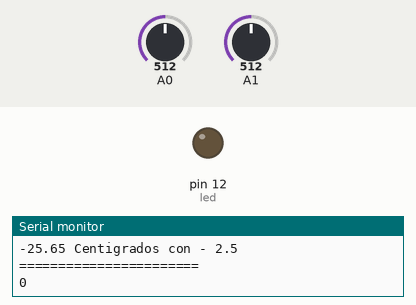
A sketch run on a simulated Arduino Uno, built with avr-gcc and run on an emulated ATmega328P. On the bench: output pins drawn as LEDs (lit = HIGH), the last lines printed to the serial monitor. The inputs (shaded band) are chosen by the test bench; at power-on: A1 = 512, A0 = 512.

Above: at 5.8 s.
5.9 s: A1 set to 212
11.9 s: A1 set to 190
At 15.4 s:
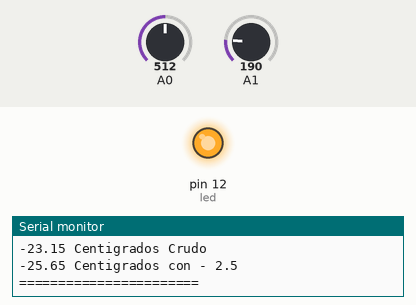
17.9 s: A1 set to 210
At 21.1 s:
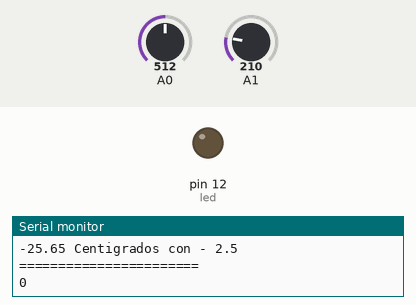
23.9 s: A1 set to 122
At 25.6 s:
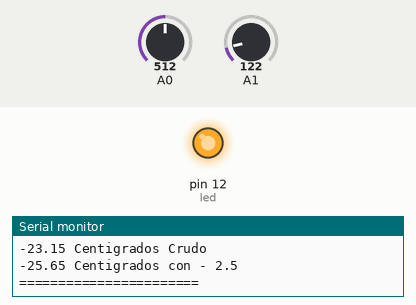
Timing chart, 0 to 27.1 s (numbered marks = the images above; inputs shaded):
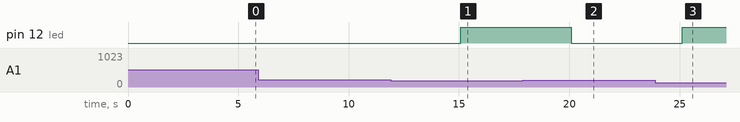

Measured:
- the behaviour switches between 201 and 200 on A1 (found by bisection; images 0 and 1)
- after the input at 11.9 s, pin 12 (led): LOW → HIGH after 3.2 s
- after the input at 17.9 s, pin 12 (led): HIGH → LOW after 2.2 s
- after the input at 23.9 s, pin 12 (led): LOW → HIGH after 1.2 s

The sketch:

Temperatura_FotoCelda.ino
```cpp
int led = 12;

void setup() {
  Serial.begin(9600);
  pinMode(led, OUTPUT);
}

int temperatura( int valorTemp){
  float kelvin = 0;
  float celcius = 0;
  float celcius2 = 0;

  kelvin = valorTemp * (5/1024.0*1000/10);
  celcius2 = kelvin - 2.5 - 273.15;
  celcius = kelvin - 273.15;
  Serial.print(celcius);Serial.println(" Centigrados Crudo");
  Serial.print(celcius2);Serial.println(" Centigrados con - 2.5");
  Serial.println("=======================");
}

int fotoCelda(int valorFotoCelda){
  int cambio = 0; //0 apagado, 1 encendido

  if (valorFotoCelda<=200){
    digitalWrite(led, HIGH);
    if (cambio == 1){
      Serial.println(1);
      cambio = 0;
    }
  }
  else{
    digitalWrite(led, LOW);
    if (cambio == 0){
      Serial.println(0);
      cambio = 1;
    }
  }
}

void loop() {
  int sensorTempValue = analogRead(A0);
  temperatura(sensorTempValue);

  int sensorFotoValue = analogRead(A1);
  fotoCelda(sensorFotoValue);
  //Tiempo de  Segundos
  delay(5000);
}
```
